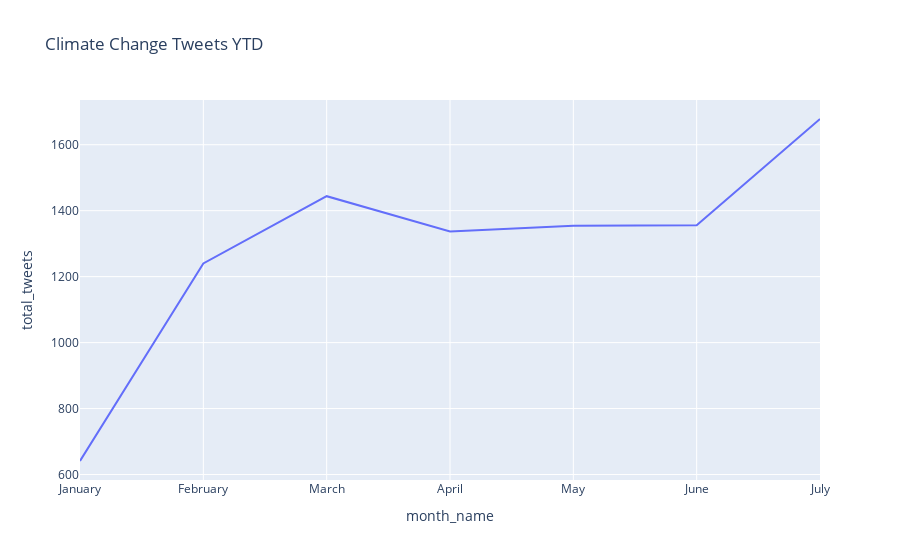

Notebook cell for this chart:
### Markdown cell above
### What are average tweets per month?

### Code cell
## to calculate tweets per month, we'll need to group by date, and then find mean. 
monthly_tweets = pd.DataFrame(tweets.groupby(["month_name", "month"], as_index=False)["tweet_url"].count()).sort_values(by="month").rename(columns={"tweet_url": "total_tweets"})


## Lets plot this in a line chart to understand the trend for the year

# ## Converted graph logic into functions so that its easy to create dynamic dash app later on. 
# def get_yearly_trend():
#      monthly_tweets = pd.DataFrame(tweets.groupby(["month"],as_index=False)["tweet_url"].count()).rename(columns={"tweet_url": "total_tweets"})
#      return monthly_tweets

# ytd_tweets = get_yearly_trend()

ytd_fig = px.line(monthly_tweets, x="month_name", y="total_tweets", title='Climate Change Tweets YTD')
ytd_fig.show()

### Figure 1 — Plotly figure (JSON) as saved in the notebook; plotly's stock layout.template omitted (floating-point values rounded to 4 significant figures)
{"data": [{"hovertemplate": "month_name=%{x}<br>total_tweets=%{y}<extra></extra>", "legendgroup": "", "line": {"color": "#636efa", "dash": "solid"}, "marker": {"symbol": "circle"}, "mode": "lines", "name": "", "orientation": "v", "showlegend": false, "type": "scatter", "x": ["January", "February", "March", "April", "May", "June", "July"], "xaxis": "x", "y": [641, 1240, 1444, 1337, 1354, 1356, 1678], "yaxis": "y"}], "layout": {"legend": {"tracegroupgap": 0}, "title": {"text": "Climate Change Tweets YTD"}, "xaxis": {"anchor": "y", "domain": [0, 1], "title": {"text": "month_name"}}, "yaxis": {"anchor": "x", "domain": [0, 1], "title": {"text": "total_tweets"}}}}
